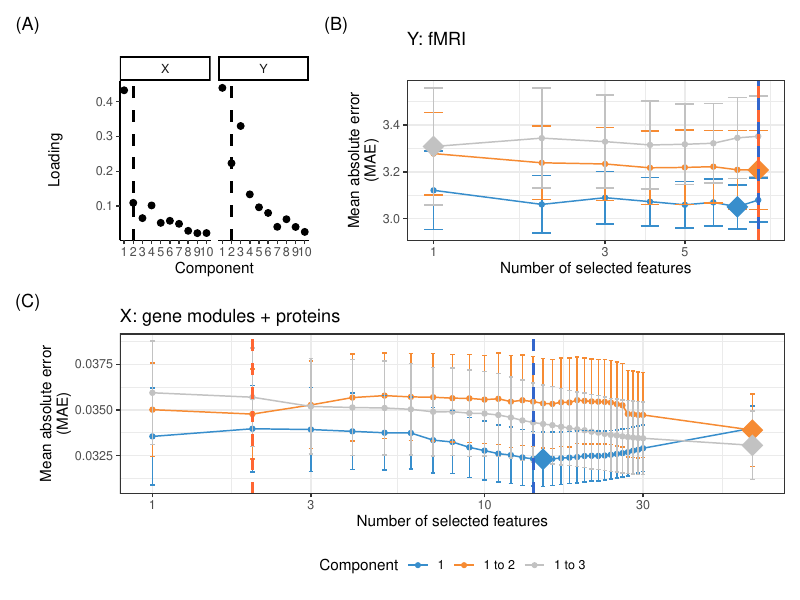

Reproduce this figure in R.
library(tidyverse)
library(patchwork)
library(mixOmics)

#### Data ####
attach("results/PLS/SPLS.RData")
attach("results/PLS/spls.tune.RData")
attach("results/PLS/spls.MAEzoom.tune.RData")

#### axis loading ####
plot.load <- as.data.frame(spls$explained_variance) %>% 
  mutate(Component = c(1:10)) %>% 
  pivot_longer(X:Y, names_to = "space") %>% 
  #mutate(space = recode(space, "X"="X: gene modules + proteins","Y"="Y: fMRI")) %>% 
  
  ggplot(aes(x=Component, y=value)) +
  geom_point(size=2) +
  facet_wrap(~space) +
  theme_classic() +
  labs(y="Loading") +
  scale_x_continuous(breaks=seq(1,10,1)) +
  geom_vline(xintercept = 2, lwd=1, lty="dashed")

#### MAE ####
plot <- plot(spls.zoom.MAE.X, legend.position = 'topright') +
  labs(y="Mean absolute error\n(MAE)", color="Component",
       title="X: gene modules + proteins") +
  geom_vline(xintercept = 2, lwd=1, lty="dashed", color="#FF6633") +
  geom_vline(xintercept = 14, lwd=1, lty="dashed", color="#3366CC") +
  theme(legend.position = "bottom")
#plot

plot2 <- plot(spls.MAE.Y, legend.position = 'topright') +
  labs(y="Mean absolute error\n(MAE)", color="Component",
       title="Y: fMRI") +
  geom_vline(xintercept = 8, lwd=1, lty="solid", color="#3366CC") +
  geom_vline(xintercept = 8, lwd=1, lty="dashed",color="#FF6633") +
  theme(legend.position = "none")
#plot2

#### Save ####
layout <- "
ABB
CCC
"

plot.all <- plot.load+plot2+plot +
  plot_annotation(tag_levels = 'A',
                  tag_prefix = '(',tag_suffix = ')') + 
  plot_layout(design=layout)
ggsave(plot.all, filename = "publication/FigSX.MAE.png", height=6, width=8)
ggsave(plot.all, filename = "publication/FigSX.MAE.pdf", height=6, width=8)
